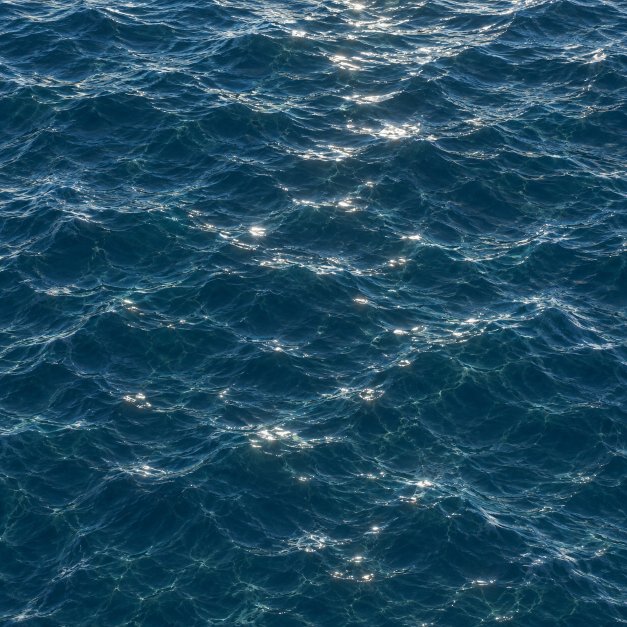
#> input picture minecraft/water-reference/ocean_waves.png, 1254 x 1254 px, found by its file name (shown at 1/2 size)
$ python build_water_ocean_trial.py
#> lines starting #> are read from the running program, lines starting #| are printed output that depends on the picture
### minecraft/tools/build_water_fancy_experiment.py
#!/usr/bin/env python3
"""Build a separate photo-derived water experiment for normal Bedrock graphics.

From the repository root: python3 minecraft/tools/build_water_fancy_experiment.py
Requires Pillow. Does not modify the previous classic or VV water packs.
The 1024px overhead source is user-provided; it is not inherently seamless.
"""
import json
import math
import zipfile

from pathlib import Path
from PIL import Image, ImageOps, ImageStat

ROOT = Path('minecraft')
DEST = ROOT / 'realistic-water-fancy-experiment'
TARGET = ROOT / 'realistic-water-fancy-experiment.mcpack'
SOURCE = ROOT / 'water-reference/overhead_color.jpg'
HEADER_UUID = 'e8526301-e4af-4b0a-b676-f630af028e13'
MODULE_UUID = '6dc5b1b5-98d5-4b33-b38d-6d1922c3a4ac'
# Sixteen 256px still / 512px flow frames cap the flow sheet height at
# 8192 pixels. Fewer frames lower memory, at the cost of temporal detail.
SIZE = 256
FRAMES = 16
OVERLAP = 32
STILL_ALPHA = 208
FLOW_ALPHA = 225


def match_edges(image):
    """Blend four pixels across the periodic boundary, preserving interior."""
    n = image.width
    result = image.copy()
    for d in range(4):
        amount = .5 * (1 - d / 4) ** 2
        left = result.crop((d, 0, d + 1, n))
        right = result.crop((n - 1 - d, 0, n - d, n))
        result.paste(Image.blend(left, right, amount), (d, 0))
        result.paste(Image.blend(right, left, amount), (n - 1 - d, 0))
    for d in range(4):
        amount = .5 * (1 - d / 4) ** 2
        top = result.crop((0, d, n, d + 1))
        bottom = result.crop((0, n - 1 - d, n, n - d))
        result.paste(Image.blend(top, bottom, amount), (0, d))
        result.paste(Image.blend(bottom, top, amount), (0, n - 1 - d))
    return result


def prepare_tile(source=SOURCE):
    """Keep photographic ripple detail while toning down repeated bands.

    Water uses biome tint; neutral grey avoids baking blue on top of that tint.
    Brightness/transparency are experimental and may be interpreted differently
    by the engine, so this is not a calibrated recreation of the reference.
    """
    extent = SIZE + OVERLAP * 2
    with Image.open(source) as src:
#> src is the input picture: PIL image 1254x1254 RGB; mean R, G, B 31.9, 75.2, 97.2
        photo = ImageOps.fit(ImageOps.exif_transpose(src).convert('L'),
                             (extent, extent), Image.Resampling.LANCZOS)
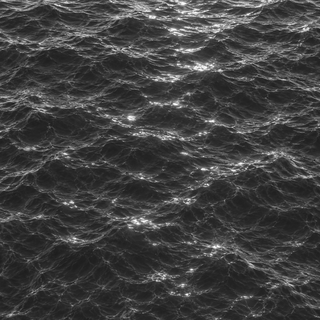
#> photo: PIL image 320x320 L; min 24, max 255, mean 64.8
    horizontal = photo.crop((OVERLAP, 0, OVERLAP + SIZE, extent))
    for d in range(OVERLAP):
        t = 1 - d / OVERLAP
        alpha = .5 * t * t * (3 - 2 * t)
        for x, offset in ((d, SIZE), (SIZE - 1 - d, -SIZE)):
            sx = x + OVERLAP
            a = photo.crop((sx, 0, sx + 1, extent))
            b = photo.crop((sx + offset, 0, sx + offset + 1, extent))
            horizontal.paste(Image.blend(a, b, alpha), (x, 0))
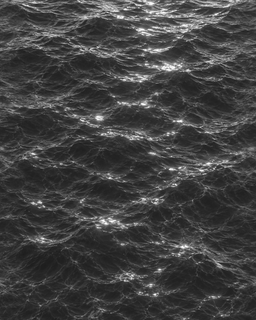
#> horizontal: PIL image 256x320 L; min 28, max 255, mean 65.6
    tile = horizontal.crop((0, OVERLAP, SIZE, OVERLAP + SIZE))
    for d in range(OVERLAP):
        t = 1 - d / OVERLAP
        alpha = .5 * t * t * (3 - 2 * t)
        for y, offset in ((d, SIZE), (SIZE - 1 - d, -SIZE)):
            sy = y + OVERLAP
            a = horizontal.crop((0, sy, SIZE, sy + 1))
            b = horizontal.crop((0, sy + offset, SIZE, sy + offset + 1))
            tile.paste(Image.blend(a, b, alpha), (0, y))
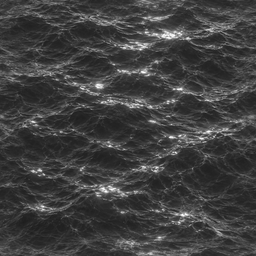
#> tile: PIL image 256x256 L; min 29, max 255, mean 63.9
    gray = tile.load()
    avg = ImageStat.Stat(tile).mean[0]
#> avg = 63.91
    rows = [sum(gray[x, y] for x in range(SIZE)) / SIZE for y in range(SIZE)]
#> rows = 256 values, max 79.93 at index 17, min 50.77 at index 161, mean 63.91
    cols = [sum(gray[x, y] for y in range(SIZE)) / SIZE for x in range(SIZE)]
#> cols = 256 values, max 77.64 at index 157, min 55.16 at index 24, mean 63.91
    result = Image.new('L', tile.size)
#> result: PIL image 256x256 L; every value is 0
    result.putdata([
        max(145, min(225, round(190 + .55 * (gray[x, y] - avg - .65 * (rows[y] + cols[x] - 2 * avg)))))
        for y in range(SIZE) for x in range(SIZE)
    ])
    return match_edges(result)


# [58 lines left out: functions wave_frame, make_sheets, main, not called in this run]


# [2 lines that do not run on import are left out]

### minecraft/tools/build_water_ocean_trial.py
#!/usr/bin/env python3
"""Build an independent animated water trial from the user's ocean photo.

Run from repo root with Pillow: python3 minecraft/tools/build_water_ocean_trial.py
The mesh warps a texture; it does not deform geometry or calculate water depth.
"""
import json
import math
import zipfile
from PIL import Image, ImageEnhance
from build_water_fancy_experiment import (
    ROOT, SIZE, FRAMES, STILL_ALPHA, FLOW_ALPHA, prepare_tile, match_edges,
)

SOURCE = ROOT / 'water-reference/ocean_waves.png'
DEST = ROOT / 'realistic-water-ocean-trial'
TARGET = ROOT / 'realistic-water-ocean-trial.mcpack'
HEADER_UUID = 'b9890490-610f-4e31-ae99-cf4263c15fa6'
MODULE_UUID = '341395d0-338b-4249-9d86-d0a2d84a785f'


def ocean_tile(source=SOURCE):
    # Bedrock tints the grey water texture by biome. Brightness is deliberately
    # adapted from the dark source, so the original blue is not reproduced.
    return match_edges(ImageEnhance.Contrast(prepare_tile(source)).enhance(1.2))


def wave_frame(tile, index):
    """Periodic displacement, twice the earlier trial's mesh amplitude."""
    tiled = Image.new('L', (3 * SIZE, 3 * SIZE))
    for y in range(3):
        for x in range(3):
            tiled.paste(tile, (x * SIZE, y * SIZE))
    phase = 2 * math.pi * (index % FRAMES) / FRAMES
    def point(x, y):
        dx = 4.8 * math.sin(2 * math.pi * y / SIZE + phase) + 2.8 * math.sin(phase)
        dy = 3.6 * math.sin(2 * math.pi * x / SIZE - phase)
        return x + SIZE + dx, y + SIZE + dy
    mesh = []
    for y in range(0, SIZE, 16):
        for x in range(0, SIZE, 16):
            x2, y2 = x + 16, y + 16
            mesh.append(((x, y, x2, y2), (*point(x, y), *point(x, y2), *point(x2, y2), *point(x2, y))))
    return match_edges(tiled.transform((SIZE, SIZE), Image.Transform.MESH, mesh, Image.Resampling.BICUBIC))


def make_sheets(tile):
    still = Image.new('RGBA', (SIZE, SIZE * FRAMES))
#> still: PIL image 256x4096 RGBA; every value is 0
    flow = Image.new('RGBA', (2 * SIZE, 2 * SIZE * FRAMES))
#> flow: PIL image 512x8192 RGBA; every value is 0
    for i in range(FRAMES):
        rgba = wave_frame(tile, i).convert('RGBA')
        rgba.putalpha(STILL_ALPHA)
        still.paste(rgba, (0, i * SIZE))
        rgba.putalpha(FLOW_ALPHA)
        for y in (0, SIZE):
            for x in (0, SIZE):
                flow.paste(rgba, (x, i * 2 * SIZE + y))
#> this loop made 16 passes
#> pass 1, in match_edges (call 3), `result = image.copy()`:
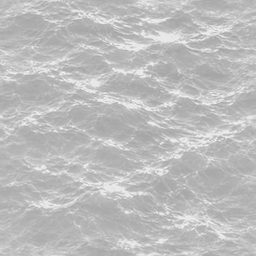
#> result: PIL image 256x256 L; min 158, max 245, mean 188.6
#> after the loop:
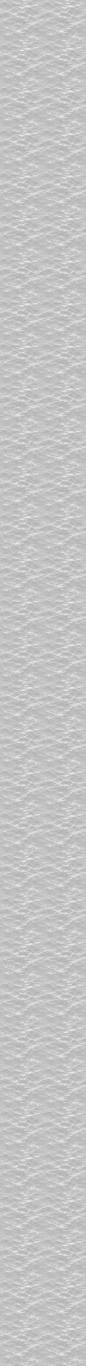
#> flow: PIL image 512x8192 RGBA (shown at 1/6 size); mean R, G, B, A 188.6, 188.6, 188.6, 225; transparent parts drawn white
#> after the loop:
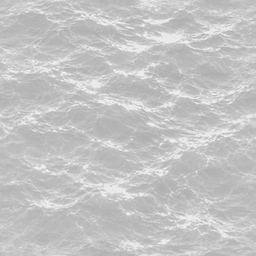
#> rgba: PIL image 256x256 RGBA; mean R, G, B, A 188.6, 188.6, 188.6, 225; transparent parts drawn white
#> after the loop:
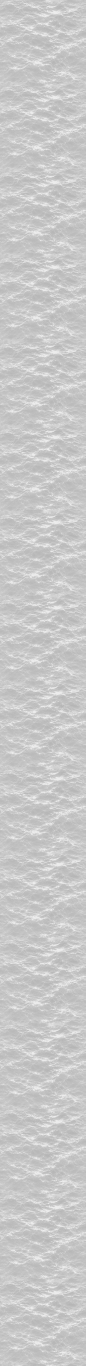
#> still: PIL image 256x4096 RGBA (shown at 1/3 size); mean R, G, B, A 188.6, 188.6, 188.6, 208; transparent parts drawn white
    return still, flow


def main():
    textures = DEST / 'textures/blocks'
    textures.mkdir(parents=True, exist_ok=True)
    still, flow = make_sheets(ocean_tile())
    still.save(textures / 'water_still_grey.png', optimize=True)
    flow.save(textures / 'water_flow_grey.png', optimize=True)
    manifest = {
        'format_version': 2,
        'header': {'name': 'Вода — океанские волны (тест)',
                   'description': 'Фототекстура и усиленная анимация без VV; без расчёта глубины',
                   'uuid': HEADER_UUID, 'version': [1, 0, 0], 'min_engine_version': [1, 26, 30]},
        'modules': [{'type': 'resources', 'uuid': MODULE_UUID, 'version': [1, 0, 0]}],
    }
    (DEST / 'manifest.json').write_text(json.dumps(manifest, ensure_ascii=False, indent=2) + '\n', encoding='utf-8')
    files = ('manifest.json', 'textures/blocks/water_still_grey.png', 'textures/blocks/water_flow_grey.png')
    actual = {p.relative_to(DEST).as_posix() for p in DEST.rglob('*') if p.is_file()}
    if actual != set(files):
        raise ValueError(f'Unexpected files in {DEST}: {actual ^ set(files)}')
    with zipfile.ZipFile(TARGET, 'w', zipfile.ZIP_DEFLATED, compresslevel=9) as archive:
        for name in files:
            archive.write(DEST / name, name)
    print(f'Built {TARGET}')


if __name__ == '__main__':
    main()
